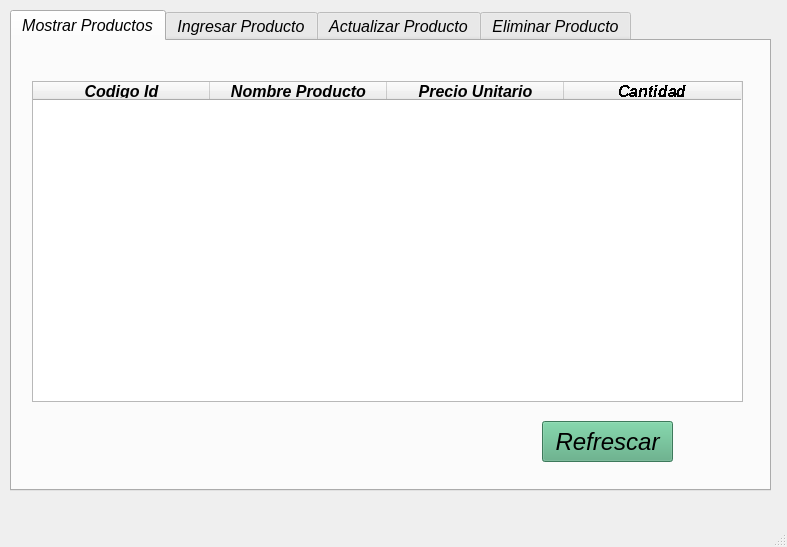
<?xml version="1.0" encoding="UTF-8"?>
<ui version="4.0">
 <class>MainWindow</class>
 <widget class="QMainWindow" name="MainWindow">
  <property name="geometry">
   <rect>
    <x>0</x>
    <y>0</y>
    <width>787</width>
    <height>547</height>
   </rect>
  </property>
  <property name="windowTitle">
   <string>MainWindow</string>
  </property>
  <widget class="QWidget" name="centralwidget">
   <widget class="QTabWidget" name="tabWidget">
    <property name="geometry">
     <rect>
      <x>10</x>
      <y>10</y>
      <width>761</width>
      <height>481</height>
     </rect>
    </property>
    <property name="font">
     <font>
      <pointsize>12</pointsize>
      <italic>true</italic>
      <bold>false</bold>
      <kerning>true</kerning>
     </font>
    </property>
    <property name="currentIndex">
     <number>0</number>
    </property>
    <property name="documentMode">
     <bool>false</bool>
    </property>
    <widget class="QWidget" name="tab">
     <attribute name="title">
      <string>Mostrar Productos</string>
     </attribute>
     <widget class="QTableWidget" name="tableWidget">
      <property name="geometry">
       <rect>
        <x>20</x>
        <y>40</y>
        <width>711</width>
        <height>321</height>
       </rect>
      </property>
      <attribute name="horizontalHeaderDefaultSectionSize">
       <number>177</number>
      </attribute>
      <column>
       <property name="text">
        <string>Codigo Id</string>
       </property>
       <property name="font">
        <font>
         <italic>true</italic>
         <bold>true</bold>
        </font>
       </property>
      </column>
      <column>
       <property name="text">
        <string>Nombre Producto</string>
       </property>
       <property name="font">
        <font>
         <bold>true</bold>
        </font>
       </property>
      </column>
      <column>
       <property name="text">
        <string>Precio Unitario</string>
       </property>
       <property name="font">
        <font>
         <bold>true</bold>
        </font>
       </property>
      </column>
      <column>
       <property name="text">
        <string>Cantidad</string>
       </property>
       <property name="font">
        <font>
         <bold>true</bold>
         <stylestrategy>NoAntialias</stylestrategy>
        </font>
       </property>
      </column>
     </widget>
     <widget class="QPushButton" name="pushButtonMostrar">
      <property name="geometry">
       <rect>
        <x>530</x>
        <y>380</y>
        <width>131</width>
        <height>41</height>
       </rect>
      </property>
      <property name="palette">
       <palette>
        <active>
         <colorrole role="WindowText">
          <brush brushstyle="SolidPattern">
           <color alpha="255">
            <red>0</red>
            <green>0</green>
            <blue>0</blue>
           </color>
          </brush>
         </colorrole>
         <colorrole role="Button">
          <brush brushstyle="SolidPattern">
           <color alpha="255">
            <red>85</red>
            <green>170</green>
            <blue>127</blue>
           </color>
          </brush>
         </colorrole>
         <colorrole role="Light">
          <brush brushstyle="SolidPattern">
           <color alpha="255">
            <red>127</red>
            <green>255</green>
            <blue>191</blue>
           </color>
          </brush>
         </colorrole>
         <colorrole role="Midlight">
          <brush brushstyle="SolidPattern">
           <color alpha="255">
            <red>106</red>
            <green>212</green>
            <blue>159</blue>
           </color>
          </brush>
         </colorrole>
         <colorrole role="Dark">
          <brush brushstyle="SolidPattern">
           <color alpha="255">
            <red>42</red>
            <green>85</green>
            <blue>64</blue>
           </color>
          </brush>
         </colorrole>
         <colorrole role="Mid">
          <brush brushstyle="SolidPattern">
           <color alpha="255">
            <red>57</red>
            <green>113</green>
            <blue>85</blue>
           </color>
          </brush>
         </colorrole>
         <colorrole role="Text">
          <brush brushstyle="SolidPattern">
           <color alpha="255">
            <red>0</red>
            <green>0</green>
            <blue>0</blue>
           </color>
          </brush>
         </colorrole>
         <colorrole role="BrightText">
          <brush brushstyle="SolidPattern">
           <color alpha="255">
            <red>255</red>
            <green>255</green>
            <blue>255</blue>
           </color>
          </brush>
         </colorrole>
         <colorrole role="ButtonText">
          <brush brushstyle="SolidPattern">
           <color alpha="255">
            <red>0</red>
            <green>0</green>
            <blue>0</blue>
           </color>
          </brush>
         </colorrole>
         <colorrole role="Base">
          <brush brushstyle="SolidPattern">
           <color alpha="255">
            <red>255</red>
            <green>255</green>
            <blue>255</blue>
           </color>
          </brush>
         </colorrole>
         <colorrole role="Window">
          <brush brushstyle="SolidPattern">
           <color alpha="255">
            <red>85</red>
            <green>170</green>
            <blue>127</blue>
           </color>
          </brush>
         </colorrole>
         <colorrole role="Shadow">
          <brush brushstyle="SolidPattern">
           <color alpha="255">
            <red>0</red>
            <green>0</green>
            <blue>0</blue>
           </color>
          </brush>
         </colorrole>
         <colorrole role="AlternateBase">
          <brush brushstyle="SolidPattern">
           <color alpha="255">
            <red>170</red>
            <green>212</green>
            <blue>191</blue>
           </color>
          </brush>
         </colorrole>
         <colorrole role="ToolTipBase">
          <brush brushstyle="SolidPattern">
           <color alpha="255">
            <red>255</red>
            <green>255</green>
            <blue>220</blue>
           </color>
          </brush>
         </colorrole>
         <colorrole role="ToolTipText">
          <brush brushstyle="SolidPattern">
           <color alpha="255">
            <red>0</red>
            <green>0</green>
            <blue>0</blue>
           </color>
          </brush>
         </colorrole>
         <colorrole role="PlaceholderText">
          <brush brushstyle="SolidPattern">
           <color alpha="127">
            <red>0</red>
            <green>0</green>
            <blue>0</blue>
           </color>
          </brush>
         </colorrole>
        </active>
        <inactive>
         <colorrole role="WindowText">
          <brush brushstyle="SolidPattern">
           <color alpha="255">
            <red>0</red>
            <green>0</green>
            <blue>0</blue>
           </color>
          </brush>
         </colorrole>
         <colorrole role="Button">
          <brush brushstyle="SolidPattern">
           <color alpha="255">
            <red>85</red>
            <green>170</green>
            <blue>127</blue>
           </color>
          </brush>
         </colorrole>
         <colorrole role="Light">
          <brush brushstyle="SolidPattern">
           <color alpha="255">
            <red>127</red>
            <green>255</green>
            <blue>191</blue>
           </color>
          </brush>
         </colorrole>
         <colorrole role="Midlight">
          <brush brushstyle="SolidPattern">
           <color alpha="255">
            <red>106</red>
            <green>212</green>
            <blue>159</blue>
           </color>
          </brush>
         </colorrole>
         <colorrole role="Dark">
          <brush brushstyle="SolidPattern">
           <color alpha="255">
            <red>42</red>
            <green>85</green>
            <blue>64</blue>
           </color>
          </brush>
         </colorrole>
         <colorrole role="Mid">
          <brush brushstyle="SolidPattern">
           <color alpha="255">
            <red>57</red>
            <green>113</green>
            <blue>85</blue>
           </color>
          </brush>
         </colorrole>
         <colorrole role="Text">
          <brush brushstyle="SolidPattern">
           <color alpha="255">
            <red>0</red>
            <green>0</green>
            <blue>0</blue>
           </color>
          </brush>
         </colorrole>
         <colorrole role="BrightText">
          <brush brushstyle="SolidPattern">
           <color alpha="255">
            <red>255</red>
            <green>255</green>
            <blue>255</blue>
           </color>
          </brush>
         </colorrole>
         <colorrole role="ButtonText">
          <brush brushstyle="SolidPattern">
           <color alpha="255">
            <red>0</red>
            <green>0</green>
            <blue>0</blue>
           </color>
          </brush>
         </colorrole>
         <colorrole role="Base">
          <brush brushstyle="SolidPattern">
           <color alpha="255">
            <red>255</red>
            <green>255</green>
            <blue>255</blue>
           </color>
          </brush>
         </colorrole>
         <colorrole role="Window">
          <brush brushstyle="SolidPattern">
           <color alpha="255">
            <red>85</red>
            <green>170</green>
            <blue>127</blue>
           </color>
          </brush>
         </colorrole>
         <colorrole role="Shadow">
          <brush brushstyle="SolidPattern">
           <color alpha="255">
            <red>0</red>
            <green>0</green>
            <blue>0</blue>
           </color>
          </brush>
         </colorrole>
         <colorrole role="AlternateBase">
          <brush brushstyle="SolidPattern">
           <color alpha="255">
            <red>170</red>
            <green>212</green>
            <blue>191</blue>
           </color>
          </brush>
         </colorrole>
         <colorrole role="ToolTipBase">
          <brush brushstyle="SolidPattern">
           <color alpha="255">
            <red>255</red>
            <green>255</green>
            <blue>220</blue>
           </color>
          </brush>
         </colorrole>
         <colorrole role="ToolTipText">
          <brush brushstyle="SolidPattern">
           <color alpha="255">
            <red>0</red>
            <green>0</green>
            <blue>0</blue>
           </color>
          </brush>
         </colorrole>
         <colorrole role="PlaceholderText">
          <brush brushstyle="SolidPattern">
           <color alpha="127">
            <red>0</red>
            <green>0</green>
            <blue>0</blue>
           </color>
          </brush>
         </colorrole>
        </inactive>
        <disabled>
         <colorrole role="WindowText">
          <brush brushstyle="SolidPattern">
           <color alpha="255">
            <red>42</red>
            <green>85</green>
            <blue>64</blue>
           </color>
          </brush>
         </colorrole>
         <colorrole role="Button">
          <brush brushstyle="SolidPattern">
           <color alpha="255">
            <red>85</red>
            <green>170</green>
            <blue>127</blue>
           </color>
          </brush>
         </colorrole>
         <colorrole role="Light">
          <brush brushstyle="SolidPattern">
           <color alpha="255">
            <red>127</red>
            <green>255</green>
            <blue>191</blue>
           </color>
          </brush>
         </colorrole>
         <colorrole role="Midlight">
          <brush brushstyle="SolidPattern">
           <color alpha="255">
            <red>106</red>
            <green>212</green>
            <blue>159</blue>
           </color>
          </brush>
         </colorrole>
         <colorrole role="Dark">
          <brush brushstyle="SolidPattern">
           <color alpha="255">
            <red>42</red>
            <green>85</green>
            <blue>64</blue>
           </color>
          </brush>
         </colorrole>
         <colorrole role="Mid">
          <brush brushstyle="SolidPattern">
           <color alpha="255">
            <red>57</red>
            <green>113</green>
            <blue>85</blue>
           </color>
          </brush>
         </colorrole>
         <colorrole role="Text">
          <brush brushstyle="SolidPattern">
           <color alpha="255">
            <red>42</red>
            <green>85</green>
            <blue>64</blue>
           </color>
          </brush>
         </colorrole>
         <colorrole role="BrightText">
          <brush brushstyle="SolidPattern">
           <color alpha="255">
            <red>255</red>
            <green>255</green>
            <blue>255</blue>
           </color>
          </brush>
         </colorrole>
         <colorrole role="ButtonText">
          <brush brushstyle="SolidPattern">
           <color alpha="255">
            <red>42</red>
            <green>85</green>
            <blue>64</blue>
           </color>
          </brush>
         </colorrole>
         <colorrole role="Base">
          <brush brushstyle="SolidPattern">
           <color alpha="255">
            <red>85</red>
            <green>170</green>
            <blue>127</blue>
           </color>
          </brush>
         </colorrole>
         <colorrole role="Window">
          <brush brushstyle="SolidPattern">
           <color alpha="255">
            <red>85</red>
            <green>170</green>
            <blue>127</blue>
           </color>
          </brush>
         </colorrole>
         <colorrole role="Shadow">
          <brush brushstyle="SolidPattern">
           <color alpha="255">
            <red>0</red>
            <green>0</green>
            <blue>0</blue>
           </color>
          </brush>
         </colorrole>
         <colorrole role="AlternateBase">
          <brush brushstyle="SolidPattern">
           <color alpha="255">
            <red>85</red>
            <green>170</green>
            <blue>127</blue>
           </color>
          </brush>
         </colorrole>
         <colorrole role="ToolTipBase">
          <brush brushstyle="SolidPattern">
           <color alpha="255">
            <red>255</red>
            <green>255</green>
            <blue>220</blue>
           </color>
          </brush>
         </colorrole>
         <colorrole role="ToolTipText">
          <brush brushstyle="SolidPattern">
           <color alpha="255">
            <red>0</red>
            <green>0</green>
            <blue>0</blue>
           </color>
          </brush>
         </colorrole>
         <colorrole role="PlaceholderText">
          <brush brushstyle="SolidPattern">
           <color alpha="127">
            <red>42</red>
            <green>85</green>
            <blue>64</blue>
           </color>
          </brush>
         </colorrole>
        </disabled>
       </palette>
      </property>
      <property name="font">
       <font>
        <pointsize>18</pointsize>
        <italic>true</italic>
        <bold>false</bold>
        <kerning>true</kerning>
       </font>
      </property>
      <property name="cursor">
       <cursorShape>ArrowCursor</cursorShape>
      </property>
      <property name="mouseTracking">
       <bool>true</bool>
      </property>
      <property name="text">
       <string>Refrescar</string>
      </property>
     </widget>
    </widget>
    <widget class="QWidget" name="tab_4">
     <attribute name="title">
      <string>Ingresar Producto</string>
     </attribute>
     <widget class="QLineEdit" name="lineEdit_InNP">
      <property name="geometry">
       <rect>
        <x>290</x>
        <y>70</y>
        <width>171</width>
        <height>31</height>
       </rect>
      </property>
     </widget>
     <widget class="QLineEdit" name="lineEdit_InCP">
      <property name="geometry">
       <rect>
        <x>290</x>
        <y>170</y>
        <width>171</width>
        <height>31</height>
       </rect>
      </property>
     </widget>
     <widget class="QLabel" name="label_6">
      <property name="geometry">
       <rect>
        <x>180</x>
        <y>180</y>
        <width>81</width>
        <height>20</height>
       </rect>
      </property>
      <property name="text">
       <string>Cantidad</string>
      </property>
     </widget>
     <widget class="QLabel" name="label_7">
      <property name="geometry">
       <rect>
        <x>180</x>
        <y>130</y>
        <width>81</width>
        <height>21</height>
       </rect>
      </property>
      <property name="text">
       <string>Precio</string>
      </property>
     </widget>
     <widget class="QPushButton" name="pushButton_4">
      <property name="geometry">
       <rect>
        <x>540</x>
        <y>240</y>
        <width>91</width>
        <height>31</height>
       </rect>
      </property>
      <property name="text">
       <string>Ingresar</string>
      </property>
     </widget>
     <widget class="QLabel" name="label_8">
      <property name="geometry">
       <rect>
        <x>180</x>
        <y>80</y>
        <width>71</width>
        <height>21</height>
       </rect>
      </property>
      <property name="text">
       <string>Nombre</string>
      </property>
     </widget>
     <widget class="QLineEdit" name="lineEdit_InPP">
      <property name="geometry">
       <rect>
        <x>290</x>
        <y>120</y>
        <width>171</width>
        <height>31</height>
       </rect>
      </property>
     </widget>
     <widget class="QLabel" name="label_9">
      <property name="geometry">
       <rect>
        <x>180</x>
        <y>350</y>
        <width>361</width>
        <height>31</height>
       </rect>
      </property>
      <property name="text">
       <string/>
      </property>
     </widget>
    </widget>
    <widget class="QWidget" name="tab_2">
     <attribute name="title">
      <string>Actualizar Producto</string>
     </attribute>
     <widget class="QLineEdit" name="lineEdit">
      <property name="geometry">
       <rect>
        <x>250</x>
        <y>80</y>
        <width>113</width>
        <height>21</height>
       </rect>
      </property>
      <property name="text">
       <string/>
      </property>
     </widget>
     <widget class="QLabel" name="label1">
      <property name="geometry">
       <rect>
        <x>90</x>
        <y>70</y>
        <width>141</width>
        <height>40</height>
       </rect>
      </property>
      <property name="text">
       <string>Codigo del Producto:</string>
      </property>
     </widget>
     <widget class="QLineEdit" name="lineEdit_2">
      <property name="geometry">
       <rect>
        <x>320</x>
        <y>160</y>
        <width>171</width>
        <height>31</height>
       </rect>
      </property>
     </widget>
     <widget class="QLineEdit" name="lineEdit_3">
      <property name="geometry">
       <rect>
        <x>320</x>
        <y>210</y>
        <width>171</width>
        <height>31</height>
       </rect>
      </property>
     </widget>
     <widget class="QLineEdit" name="lineEdit_4">
      <property name="geometry">
       <rect>
        <x>320</x>
        <y>260</y>
        <width>171</width>
        <height>31</height>
       </rect>
      </property>
     </widget>
     <widget class="QLabel" name="label_2">
      <property name="geometry">
       <rect>
        <x>210</x>
        <y>170</y>
        <width>71</width>
        <height>21</height>
       </rect>
      </property>
      <property name="text">
       <string>Nombre</string>
      </property>
     </widget>
     <widget class="QLabel" name="label_3">
      <property name="geometry">
       <rect>
        <x>210</x>
        <y>220</y>
        <width>81</width>
        <height>21</height>
       </rect>
      </property>
      <property name="text">
       <string>Precio</string>
      </property>
     </widget>
     <widget class="QLabel" name="label_4">
      <property name="geometry">
       <rect>
        <x>210</x>
        <y>270</y>
        <width>81</width>
        <height>20</height>
       </rect>
      </property>
      <property name="text">
       <string>Cantidad</string>
      </property>
     </widget>
     <widget class="QLabel" name="label_5">
      <property name="geometry">
       <rect>
        <x>200</x>
        <y>370</y>
        <width>361</width>
        <height>31</height>
       </rect>
      </property>
      <property name="text">
       <string/>
      </property>
     </widget>
     <widget class="QPushButton" name="pushButton">
      <property name="geometry">
       <rect>
        <x>570</x>
        <y>310</y>
        <width>91</width>
        <height>31</height>
       </rect>
      </property>
      <property name="text">
       <string>Actualizar</string>
      </property>
     </widget>
     <widget class="QPushButton" name="pushButton_3">
      <property name="geometry">
       <rect>
        <x>460</x>
        <y>76</y>
        <width>81</width>
        <height>30</height>
       </rect>
      </property>
      <property name="text">
       <string>Buscar</string>
      </property>
     </widget>
    </widget>
    <widget class="QWidget" name="tab_3">
     <attribute name="title">
      <string>Eliminar Producto</string>
     </attribute>
     <widget class="QLabel" name="label1_2">
      <property name="geometry">
       <rect>
        <x>90</x>
        <y>70</y>
        <width>141</width>
        <height>40</height>
       </rect>
      </property>
      <property name="text">
       <string>Codigo del Producto:</string>
      </property>
     </widget>
     <widget class="QLineEdit" name="lineEdit_5">
      <property name="geometry">
       <rect>
        <x>250</x>
        <y>80</y>
        <width>113</width>
        <height>21</height>
       </rect>
      </property>
      <property name="text">
       <string/>
      </property>
     </widget>
     <widget class="QPushButton" name="pushButton_2">
      <property name="geometry">
       <rect>
        <x>460</x>
        <y>72</y>
        <width>91</width>
        <height>31</height>
       </rect>
      </property>
      <property name="text">
       <string>Eliminar</string>
      </property>
     </widget>
     <widget class="QLabel" name="label">
      <property name="geometry">
       <rect>
        <x>190</x>
        <y>200</y>
        <width>331</width>
        <height>31</height>
       </rect>
      </property>
      <property name="text">
       <string/>
      </property>
     </widget>
    </widget>
   </widget>
  </widget>
  <widget class="QMenuBar" name="menubar">
   <property name="geometry">
    <rect>
     <x>0</x>
     <y>0</y>
     <width>787</width>
     <height>22</height>
    </rect>
   </property>
  </widget>
  <widget class="QStatusBar" name="statusbar"/>
 </widget>
 <resources/>
 <connections/>
</ui>
